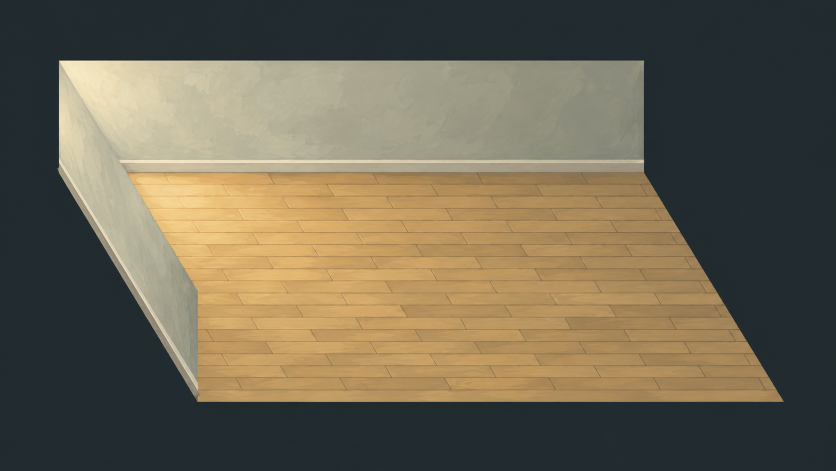
#> input picture art/source/bedroom_shell_v001.png, 1672 x 941 px (shown at 1/2 size)
$ python prepare_shell.py
#> lines starting #> are read from the running program, lines starting #| are printed output that depends on the picture
"""Downsample a retained opaque source; geometry masking occurs only in Godot."""
from pathlib import Path
from PIL import Image

ROOT = Path(__file__).resolve().parents[1]
source = ROOT / "art/source/bedroom_shell_v001.png"
target = ROOT / "neurons/assets/environment/bedroom_shell_v001.png"
target.parent.mkdir(parents=True, exist_ok=True)
with Image.open(source) as im:
#> im is the input picture: PIL image 1672x941 RGB; mean R, G, B 109.2, 101.6, 82
    assert im.mode in ("RGB", "RGBA")
    if "A" in im.getbands():
        assert im.getchannel("A").getextrema() == (255, 255), "Source must be opaque"
    print(f"source={im.size} mode={im.mode}")
#| source=(1672, 941) mode=RGB
    im.convert("RGB").resize((640, 360), Image.Resampling.LANCZOS).save(target)
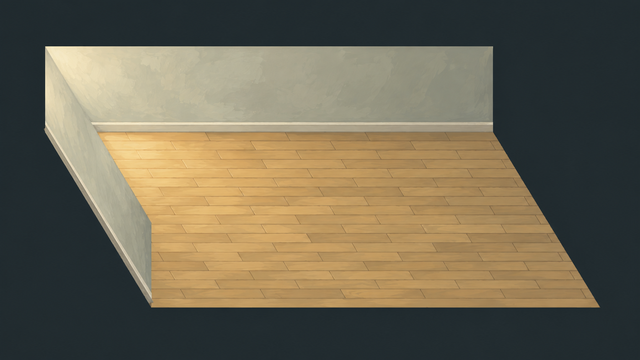
#> saved as bedroom_shell_v001.png: PIL image 640x360 RGB; mean R, G, B 109.2, 101.6, 82
print(target)
